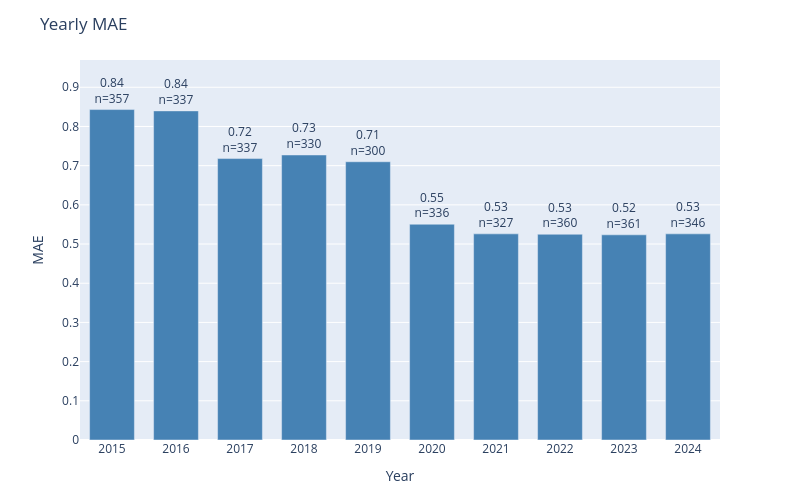

This figure's notebook cell:
### Code cell
plot_error_by_group(
    df=results_test,
    y_true_col='actual',
    y_pred_col='prediction',
    date_col='dt_temp',
    group_by='year',
    metric='mae',
    title='Yearly MAE'
)

### Figure 1 — Plotly figure (JSON) as saved in the notebook; plotly's stock layout.template omitted (floating-point values rounded to 4 significant figures)
{"data": [{"marker": {"color": "steelblue"}, "text": ["0.84<br>n=357", "0.84<br>n=337", "0.72<br>n=337", "0.73<br>n=330", "0.71<br>n=300", "0.55<br>n=336", "0.53<br>n=327", "0.53<br>n=360", "0.52<br>n=361", "0.53<br>n=346"], "textposition": "outside", "type": "bar", "x": ["2015", "2016", "2017", "2018", "2019", "2020", "2021", "2022", "2023", "2024"], "y": [0.8431, 0.8398, 0.7181, 0.7273, 0.71, 0.5506, 0.526, 0.525, 0.5235, 0.526]}], "layout": {"bargap": 0.3, "height": 500, "margin": {"b": 60, "t": 60}, "title": {"text": "Yearly MAE"}, "uniformtext": {"minsize": 8, "mode": "hide"}, "width": 800, "xaxis": {"title": {"text": "Year"}}, "yaxis": {"range": [0, 0.9696], "title": {"text": "MAE"}}}}
